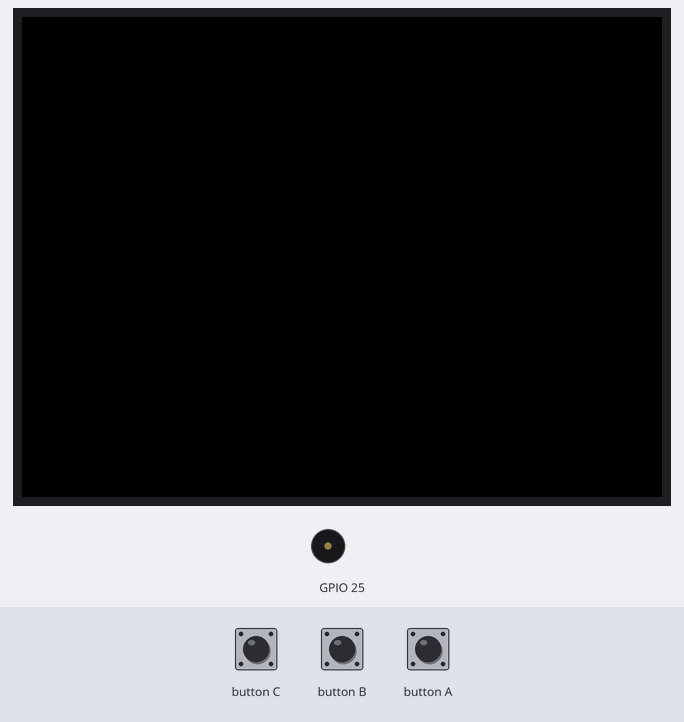
The sketch below on a simulated ESP32. Shown: 320×240 colour display, buzzer (waves = sounding). The inputs (shaded band) are chosen by the test bench.

Above: at 1.3 s.
1.4 s: button A pressed for 0.15 s
At 1.47 s:
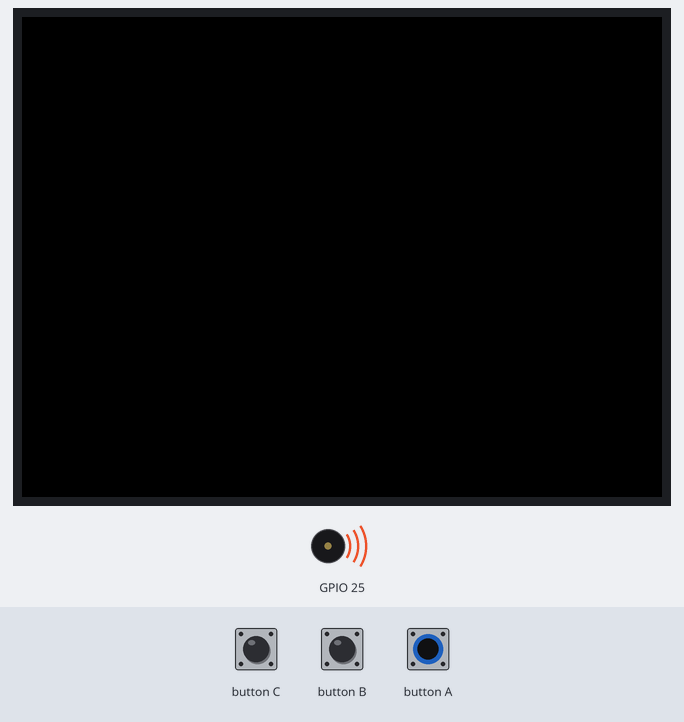
3.0 s: button A pressed for 3.2 s
At 7.6 s:
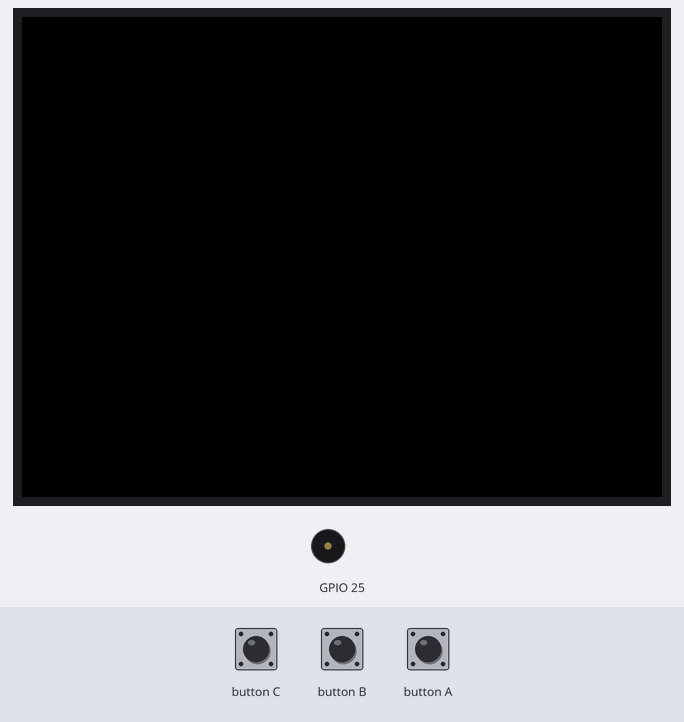
Timing chart, 0 to 9.1 s (numbered marks = the images above; inputs shaded):
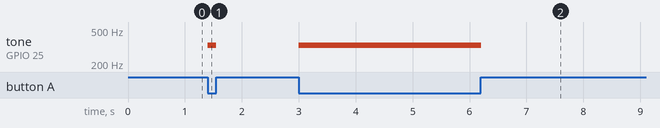

The sketch:

3part4.ino
```cpp
#include <M5Stack.h>
int i = 0;
const int nC4 = 262;
const int nD4 = 294;
const int nE4 = 330;
const int nF4 = 349;
const int nG4 = 392;
const int nA4 = 440;
const int nB4 = 494;
const int nC5 = 524;

const int note[] = {
  nE4,nE4,nE4,nE4,nE4,nE4,nE4,nG4,nC4,nD4,nE4,nF4,nF4,nF4,nF4,nF4,nE4,nE4,nE4,nD4,nD4,nE4,nD4,nG4};
void setup() {
  M5.begin();
  M5.Speaker.setVolume(1);
  M5.Speaker.update();
}

void loop() {
  M5.update();
    if (M5.BtnA.wasPressed()) {
      M5.Speaker.tone(note[i]);
      i = i + 1;
    }
    if (M5.BtnA.wasReleased()){
      M5.Speaker.mute();
    }
    delay(50);
  }
```

Measured:
- after the input at 1.4 s, tone on GPIO 25: silent → 330 Hz at once, → silent 0.15 s later
- after the input at 3.0 s, tone on GPIO 25: silent → 330 Hz at once, → silent 3.2 s later
